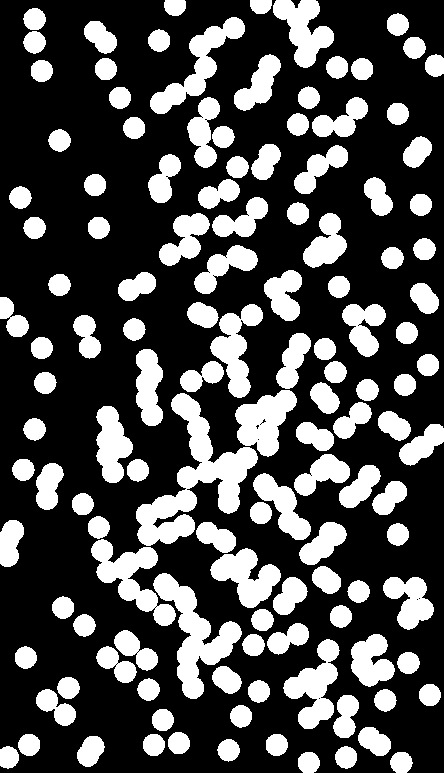
#> input picture assignment-3/images/coins.jpg, 444 x 773 px
$ jupyter execute Ass3_q3.ipynb
#> lines starting #> are read from the running program, lines starting #| are printed output that depends on the picture; after the words box and inside, x2 and y2 are one past the last pixel; in counts of white or black regions, pixels touching at a corner belong together
[cell 1]
import matplotlib.pyplot as plt
import numpy as np
import cv2 as cv
import colorsys
import random

[cell 2]
def erosion(image,diameter):
    img=np.pad(image,((diameter//2,diameter//2),(diameter//2,diameter//2)),'constant')
    out=np.zeros(image.shape)
    for i in range(image.shape[0]):
        for j in range(image.shape[1]):
            out[i,j]=np.min(img[i:i+diameter,j:j+diameter])
    return out

def dialation(image,diameter):
    img=np.pad(image,((diameter//2,diameter//2),(diameter//2,diameter//2)),'constant')
    out=np.zeros(image.shape)
    for i in range(image.shape[0]):
        for j in range(image.shape[1]):
            out[i,j]=np.max(img[i:i+diameter,j:j+diameter])
    return out

[cell 3]
def TPA(image):
    cluster=np.zeros(image.shape,dtype=np.int64)
    count=0

    for i in range(image.shape[0]):
        for j in range(image.shape[1]):
            if i==0:
                if j==0 and image[i,j]==1:
                    count=count+1
                    cluster[i,j]=count
                else:
                    if image[i,j]==1 and image[i,j-1]==1:
                        cluster[i,j]=cluster[i,j-1]
                    elif image[i,j]==1:
                        count=count+1
                        cluster[i,j]=count
            else:
                if j==0 and image[i,j]==1 and image[i-1,j]==1:
                    cluster[i,j]=cluster[i-1,j]
                elif j==0 and image[i,j]==1:
                    count=count+1
                    cluster[i,j]=count
                elif image[i,j]==1 and image[i-1,j]==1 and image[i,j-1]==1:
                    cluster[i,j]=min(cluster[i-1,j],cluster[i,j-1])

                elif image[i,j]==1 and image[i-1,j]==1 and image[i,j-1]==0:
                    cluster[i,j]=cluster[i-1,j]
                elif image[i,j]==1 and image[i-1,j]==0 and image[i,j-1]==1:
                    cluster[i,j]=cluster[i,j-1]
                elif image[i,j]==1 and image[i-1,j]==0 and image[i,j-1]==0:
                    count=count+1
                    cluster[i,j]=count

    mapping=np.arange(count+1)

    for i in range(1,image.shape[0]):
        for j in range(image.shape[1]):
            if image[i,j]==1:
                if j==0:
                    if cluster[i-1,j]!=cluster[i,j] and image[i-1,j]==1 and image[i,j]==1:
                        mapping[max(cluster[i,j],cluster[i-1,j])]=min(cluster[i,j],cluster[i-1,j])
                else:
                    if cluster[i-1,j]!=cluster[i,j] and image[i-1,j]==1 and image[i,j]==1:
                        mapping[max(cluster[i,j],cluster[i-1,j])]=min(cluster[i,j],cluster[i-1,j])
                    if cluster[i,j]!=cluster[i,j-1] and image[i,j-1]==1 and image[i,j]==1:
                        mapping[max(cluster[i,j],cluster[i,j-1])]=min(cluster[i,j],cluster[i,j-1])


    for i in range(count+1):
        if i!=mapping[i]:
            temp=i
            val=mapping[i]
            while temp!=val:
                temp=val
                val=mapping[temp]
            mapping[i]=val

    result=cluster.copy()

    for i in range(image.shape[0]):
        for j in range(image.shape[1]):
            result[i,j]=mapping[cluster[i,j]]
    return [result,mapping]

[cell 4]
image=cv.cvtColor(cv.imread('../images/coins.jpg'),cv.COLOR_BGR2GRAY)
#> image: shape (773, 444); min 0, max 255, mean 76.2
plt.imshow(image,"gray")
plt.title("Original Image")

[cell 5]
#Binarization of image
(T,binary_image)=cv.threshold(image,128,255,cv.THRESH_BINARY)
#> binary_image: shape (773, 444); 29.9% white; 129 white regions, largest, box (x1, y1, x2, y2) and area: (136, 393, 258, 546) 6177, (153, 573, 242, 699) 3865, (91, 539, 176, 626) 2784
binary_image=binary_image//255
bin_image=binary_image.copy()

#Performing Erosion
binary_image=erosion(binary_image,2)
#> in erosion, `img=np.pad(image,((diameter//2,diameter//2),(diameter//2,diameter//2))..`:
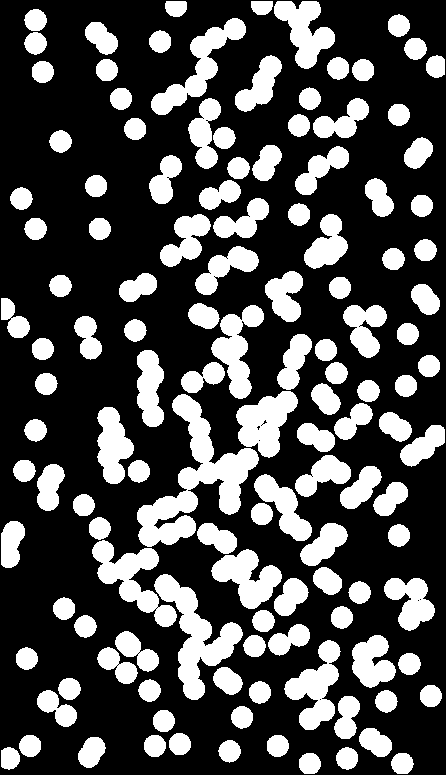
#> img: shape (775, 446); values 0 (black) and 1 (white), 29.7% white; 129 white regions, largest, box (x1, y1, x2, y2) and area: (137, 394, 259, 547) 6177, (154, 574, 243, 700) 3865, (92, 540, 177, 627) 2784
#> after the loop in erosion, `for i in range(image.shape[0]):`:
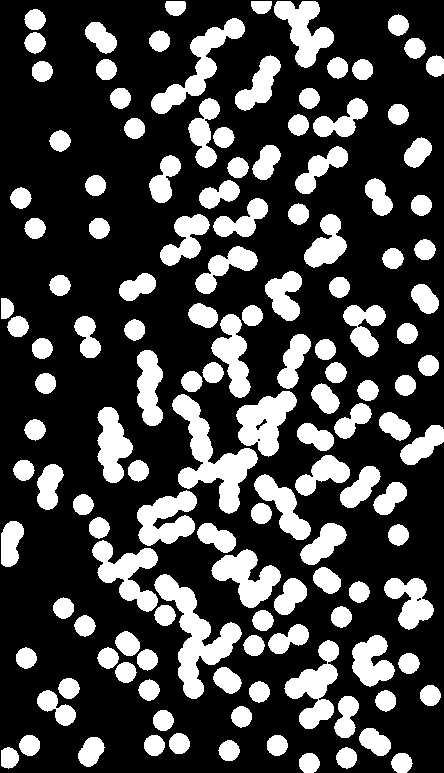
#> out: shape (773, 444) float64; values 0 (black) and 1 (white), 27.1% white; 136 white regions, largest, box (x1, y1, x2, y2) and area: (172, 394, 258, 514) 3583, (154, 574, 242, 699) 3568, (151, 18, 245, 114) 2368
erosion_img = np.copy(binary_image)
#Making the border values of binary_img = 1
boundary_coins=np.zeros(binary_image.shape)
binary_image[:,0]=1
binary_image[0,:]=1
binary_image[:,binary_image.shape[1]-1]=1
binary_image[binary_image.shape[0]-1]=1
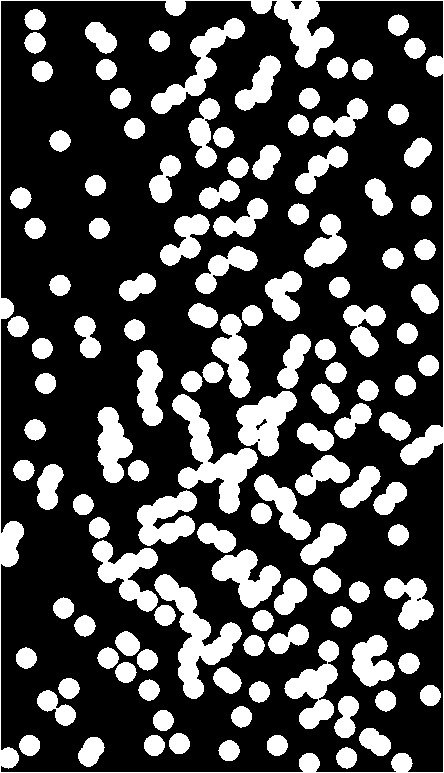
#> binary_image: shape (773, 444) float64; values 0 (black) and 1 (white), 27.7% white; 127 white regions, largest, box (x1, y1, x2, y2) and area: (0, 0, 444, 773) 8148, (172, 394, 258, 514) 3583, (154, 574, 242, 699) 3568

# print(boundary_coins.shape,binary_image.shape,bin_image.shape)

#Performing Two Pass ALgorithm
[twopass_image,clustermap]=TPA(binary_image)
#> after the loop in TPA, `for i in range(image.shape[0]):`:
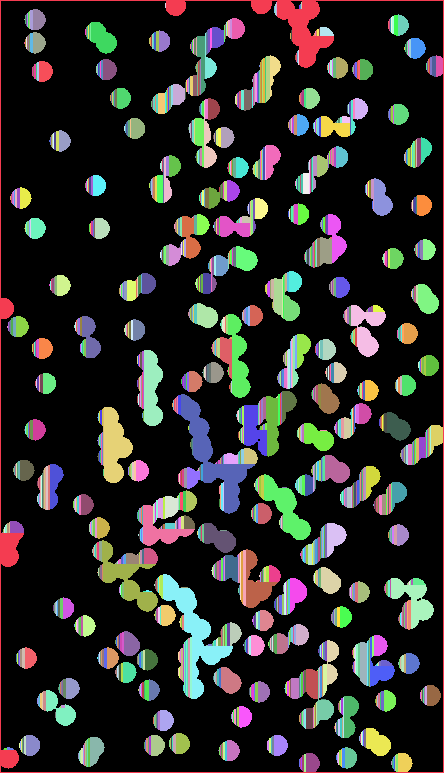
#> cluster: shape (773, 444) int64; 1584 distinct labels, from 0 to 1583; one colour per label, 0 black
#> after the loop in TPA, `for i in range(image.shape[0]):`:
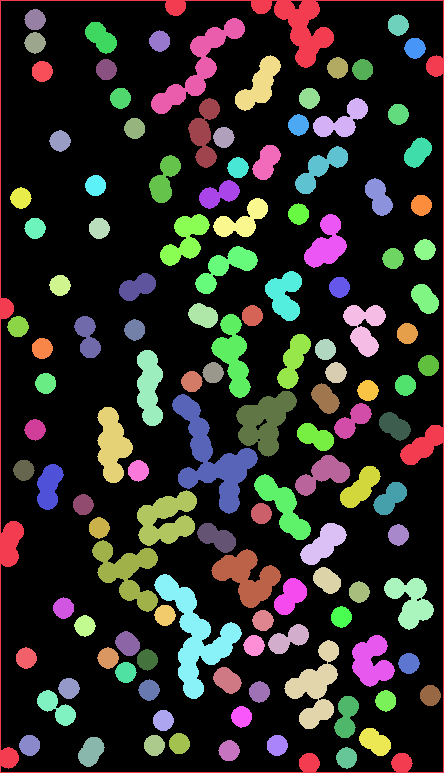
#> result: shape (773, 444) int64; 128 distinct labels, from 0 to 1557; one colour per label, 0 black
#> clustermap = 1584 values, max 1557 at index 1557, min 0 at index 0, mean 724.6
#Number of pixels with label  = 1
print(np.sum(twopass_image==1))
#| 8148
print(binary_image.shape)
#| (773, 444)

#Checking if it is border element and has white coin i.e bin_img[i,j] == 1
ans  = 0
for i in range(binary_image.shape[0]):
    for j in range(binary_image.shape[1]):
        if bin_image[i,j]==1 and twopass_image[i,j]==1:
            ans +=1
            boundary_coins[i,j]=1
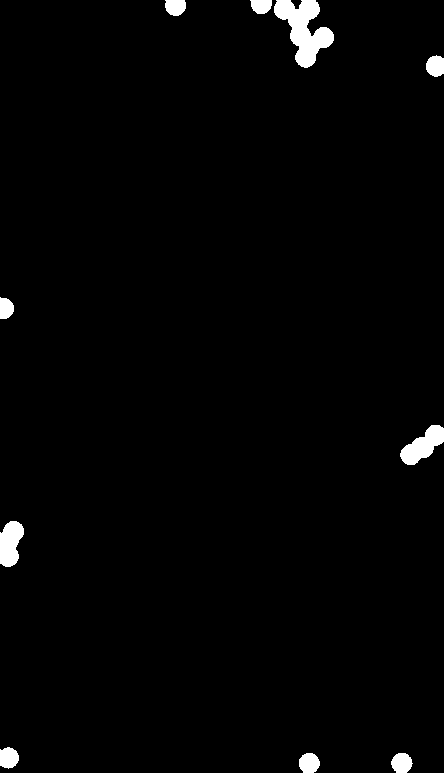
#> boundary_coins: shape (773, 444) float64; values 0 (black) and 1 (white), 1.7% white; 10 white regions, largest, box (x1, y1, x2, y2) and area: (274, 0, 334, 68) 2046, (400, 425, 444, 465) 935, (0, 521, 24, 567) 819
#> after the loop, ans = 5913
print("Number of Pixels touching boundary",ans)
#| Number of Pixels touching boundary 5913


f, axarr = plt.subplots(1,2,figsize=(15,10))
axarr[0].imshow(binary_image,cmap="gray")
axarr[1].imshow(boundary_coins,cmap="gray")
axarr[0].set_title("Image after Erosion")
axarr[1].set_title("Coins touching Boundary")

### Approach: -
1. After Performing two pass algorithm, we initialize unitersected array to zeros and intersected array to given image
2. Then, for each label, after finding the number of occurrences of it, for threshold <500 count, mark it as unintersected otherwise intersected

[cell 6]
img=cv.imread('../images/coins.jpg',0)
(T,binary_image)=cv.threshold(img,128,255,cv.THRESH_BINARY)

# plt.imshow(binary_image,cmap='gray')
# plt.show()

binary_image=binary_image//255

[twopass_image,clustermap]=TPA(binary_image)
#> after the loop in TPA (call 2), `for i in range(image.shape[0]):`:
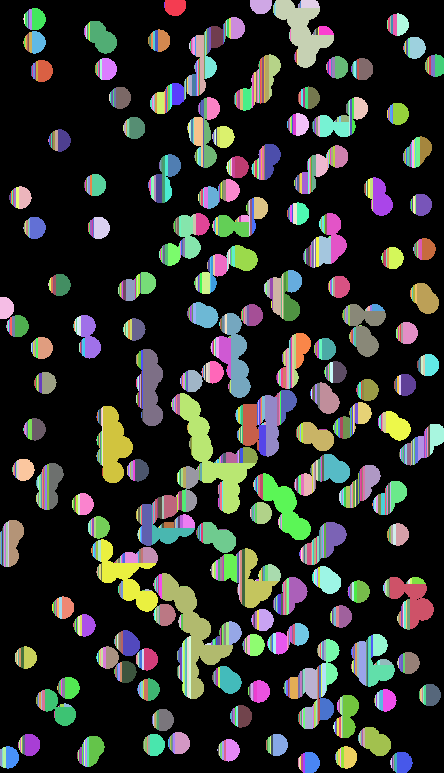
#> cluster: shape (773, 444) int64; 1590 distinct labels, from 0 to 1589; one colour per label, 0 black
#> after the loop in TPA (call 2), `for i in range(image.shape[0]):`:
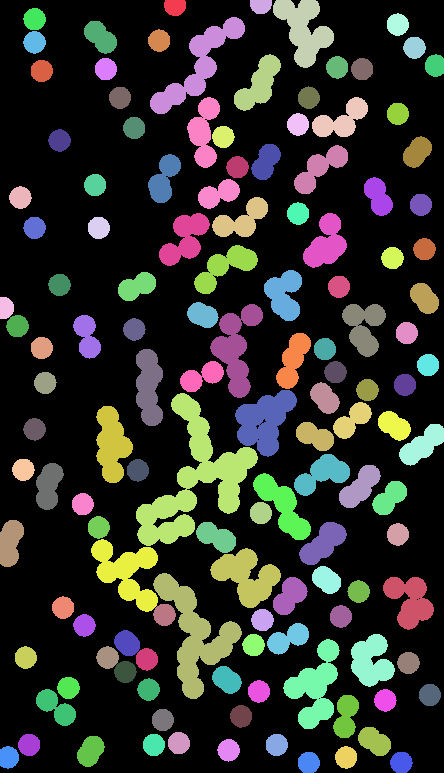
#> result: shape (773, 444) int64; 134 distinct labels, from 0 to 1577; one colour per label, 0 black
#> clustermap = 1590 values, max 1577 at index 1577, min 0 at index 0, mean 754.2

unique,count=np.unique(twopass_image,return_counts=True)
#> unique = 134 values from 0 to 1577; count = 134 values, max 240613 at index 0, min 262 at index 50, mean 2561.3

unintersected=np.zeros(twopass_image.shape)
intersected=binary_image.copy()

# [4 lines of commented-out code are left out]
for i in range(unique.size):
    if count[i]<500:
        unintersected[twopass_image==unique[i]]=1
        intersected[twopass_image==unique[i]]=0
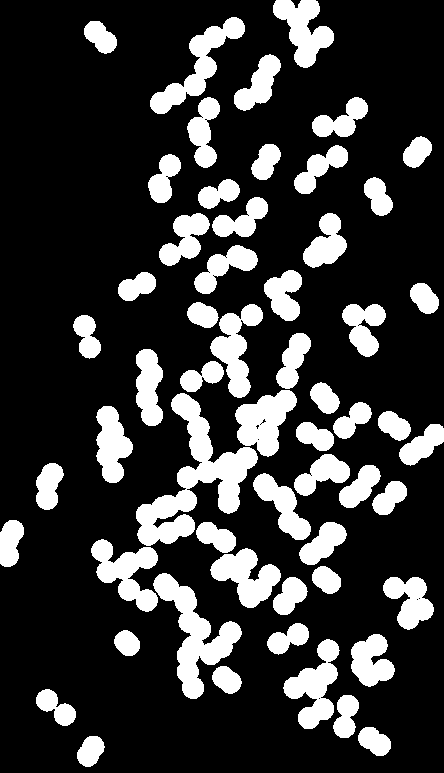
#> intersected: shape (773, 444); values 0 (black) and 1 (white), 21.4% white; 57 white regions, largest, box (x1, y1, x2, y2) and area: (136, 393, 258, 546) 6177, (153, 573, 242, 699) 3865, (150, 17, 245, 114) 2599
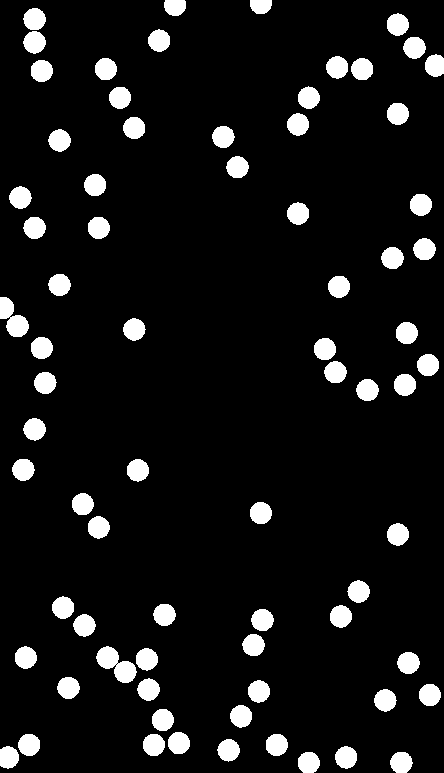
#> unintersected: shape (773, 444) float64; values 0 (black) and 1 (white), 8.5% white; 74 white regions, largest, box (x1, y1, x2, y2) and area: (96, 646, 137, 683) 781, (0, 297, 29, 337) 654, (23, 31, 46, 54) 392
#         plt.imshow(unintersected,cmap="gray")
#         plt.show()

f, axarr = plt.subplots(1,2,figsize=(15,10))
axarr[0].imshow(unintersected,cmap="gray")
axarr[1].imshow(intersected,cmap="gray")
axarr[0].set_title("Unintersected Coins")
axarr[1].set_title("Intersected Coins")

$ run again, with assignment-3/images/kidney.jpg copied over assignment-3/images/coins.jpg
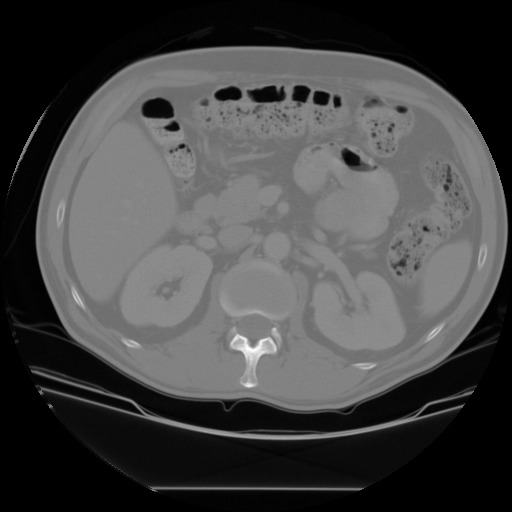
#> input picture assignment-3/images/kidney.jpg, 512 x 512 px
#> img: shape (514, 514); values 0 (black) and 1 (white), 24.9% white; 282 white regions (218 under 20 px), largest, box (x1, y1, x2, y2) and area: (70, 123, 379, 400) 35633, (302, 244, 406, 351) 5854, (295, 145, 400, 241) 5410
#> `[twopass_image,clustermap]=TPA(binary_image)`: clustermap = 1306 values, max 1303 at index 1303, min 0 at index 0, mean 581.2
#| 2044
#| (512, 512)
#| Number of Pixels touching boundary 0
#> `[twopass_image,clustermap]=TPA(binary_image)`: clustermap = 1713 values, max 1712 at index 1712, min 0 at index 0, mean 665.2
#> `unique,count=np.unique(twopass_image,return_counts=True)`: unique = 445 values from 0 to 1712; count = 445 values, max 196400 at index 0, min 1 at index 4, mean 589.1
#> after the loop `for i in range(unique.size):`:
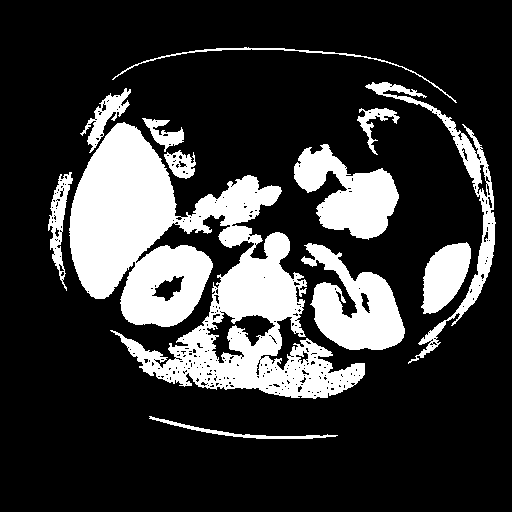
#> intersected: shape (512, 512); values 0 (black) and 1 (white), 22.1% white; 12 white regions, largest, box (x1, y1, x2, y2) and area: (69, 122, 365, 399) 35492, (301, 243, 405, 350) 5854, (294, 144, 399, 240) 5410
#> after the loop `for i in range(unique.size):`:
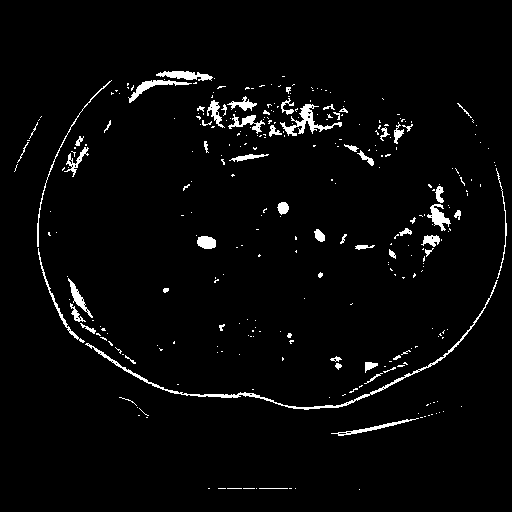
#> unintersected: shape (512, 512) float64; values 0 (black) and 1 (white), 3% white; 308 white regions (247 under 20 px), largest, box (x1, y1, x2, y2) and area: (85, 280, 498, 410) 1169, (280, 104, 342, 136) 523, (128, 80, 192, 103) 333
